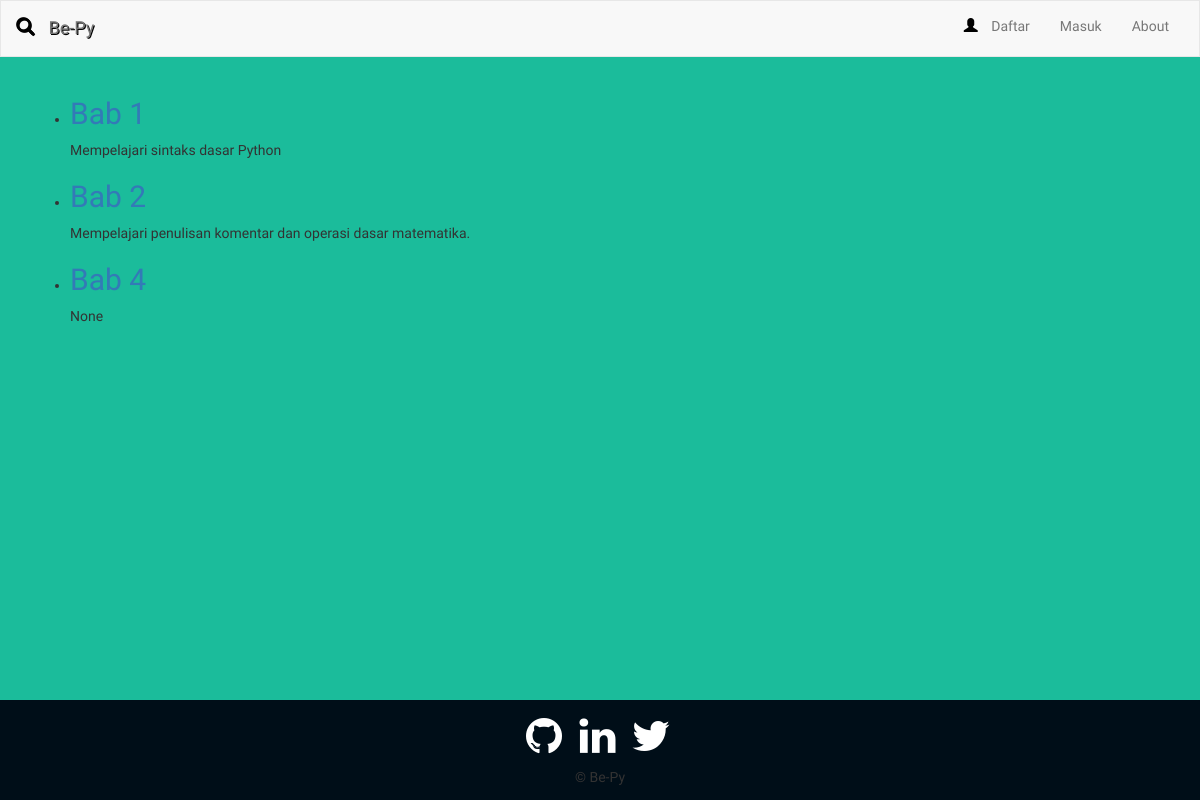
The page /learning/bab/ on the database as committed earlier.
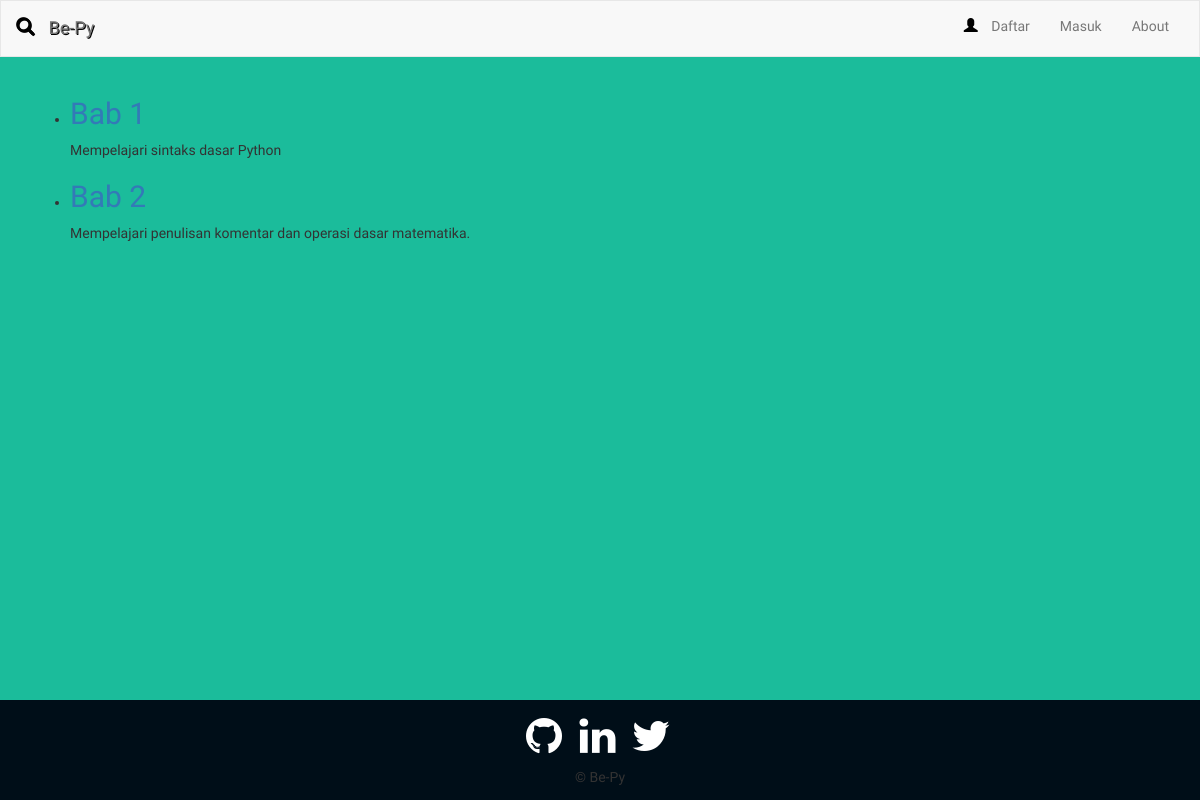
The same page on the database as committed later.
### learning/models.py (models this page shows, shortened)
class Bab(models.Model):
    nama = models.CharField(max_length=128, unique=True)
    deskripsi = models.TextField(null=True)
    slug = models.SlugField(unique=True)
    class Meta:
        verbose_name_plural = "Bab"

### learning/views.py (the view)
def bab_view(request):
    bab_list= Bab.objects.all()
    context_dict={"bab":bab_list}
    return render(request, 'learning/bab.html', context_dict)

### templates/learning/bab.html (shortened to what this page needs)
{% extends 'learning/base.html' %}
{% load staticfiles %}
{% block body_block %}
{% if bab %}
            <ul>
                {% for b in bab %}
                <li>
                    <h2><a href="/learning/bab/{{ b.slug }}/">{{ b.nama }}</a></h2>
		<p> {{ b.deskripsi }} 	</p>
               </li>
              {% endfor %}
            </ul>
        {% else %}
            <strong>Tidak ada bab yang tersedia.</strong>
        {% endif %}
{% endblock %}

Rows that differ between the two databases and show on the page:
removed Bab: nama "Bab 4", deskripsi "None"
